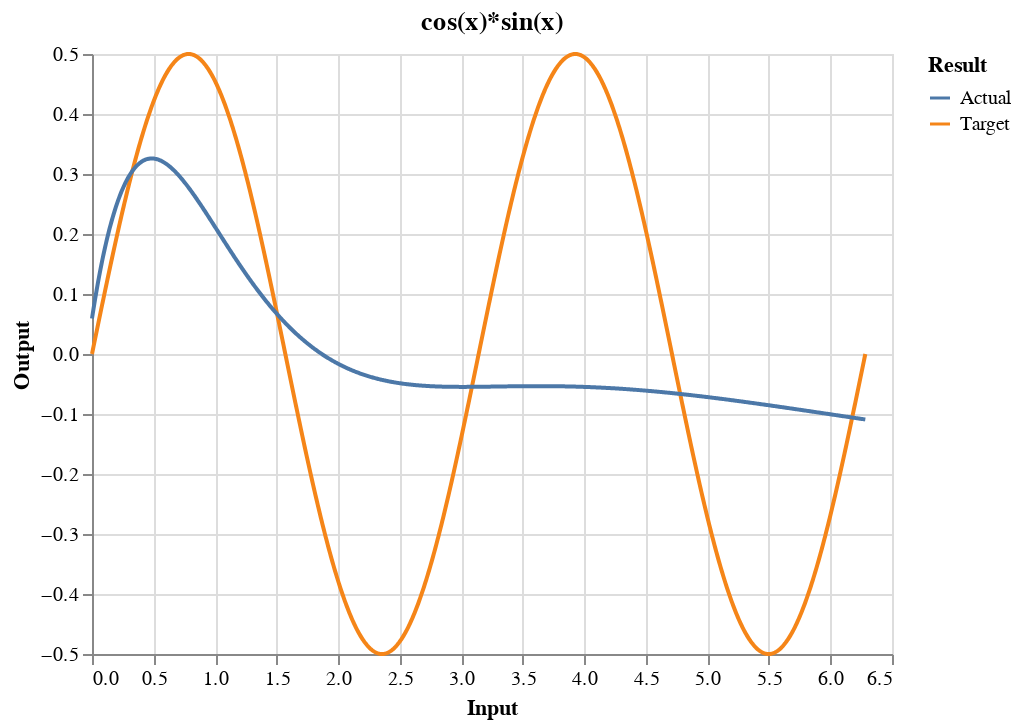

Here is the notebook cell this chart was saved with:
### Markdown cell above
5. Copy your training code to a new cell. Increase the first and second layers to 64 neurons and re-record the results from 3 runs (as in question 1).

1st time:

Number of Ephochs: 2/50 epochs,  loss: 0.1079 - mean_absolute_error: 0.2753

The final training accuracy: 0.09321625530719757, 

The final testing accuracy:   0.2581304609775543,

2nd Time:
Number of Ephochs: 2/50 epochs, loss: 0.1307 - mean_absolute_error: 0.3076

The final training accuracy: 0.127406045794487, 

The final testing accuracy: 0.28035128116607666 

3rd time:
Number of Ephochs:3/50 epochs, loss: 0.0994 - mean_absolute_error: 0.2653

The final training accuracy: 0.0837436318397522, 

The final testing accuracy: 0.23880192637443542

6. Are these results appreciably different from the earlier results on the first network? If so, why might that be the case?
The number of epochs needed were very few in this network. The error was very high and this might be because the nurons were increased to 64.

### Code cell
# Look at the predictions
actual = nn.predict(x).flatten()
df["Actual"] = actual
alt.Chart(df, title="cos(x)*sin(x)").transform_fold(
    ['Target', 'Actual'],
    as_=['Result', 'Output']
).mark_line().encode(
    x='Input:Q',
    y='Output:Q',
    color='Result:N'
)

### Figure 1 — Vega-Lite specification as saved in the notebook (floating-point values rounded to 4 significant figures; data arrays with more than 128 entries replaced by an {"elided": "..."} marker saying what was removed)
{"config": {"view": {"continuousWidth": 400, "continuousHeight": 300}}, "data": {"name": "data-4c94a0d4dc5e48a823dc6098ec3b86ce"}, "mark": "line", "encoding": {"color": {"type": "nominal", "field": "Result"}, "x": {"type": "quantitative", "field": "Input"}, "y": {"type": "quantitative", "field": "Output"}}, "title": "cos(x)*sin(x)", "transform": [{"fold": ["Target", "Actual"], "as": ["Result", "Output"]}], "$schema": "https://vega.github.io/schema/vega-lite/v4.8.1.json", "datasets": {"data-4c94a0d4dc5e48a823dc6098ec3b86ce": {"elided": "1001 records"}}}
